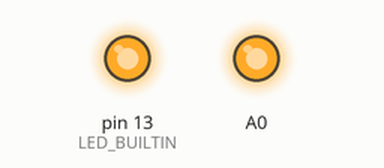
Simulated run of this sketch. Board: Arduino Uno, built with avr-gcc and run on an emulated ATmega328P. Shown: output pins drawn as LEDs (lit = HIGH).

Above: at 12.5 s.
At 50.0 s:
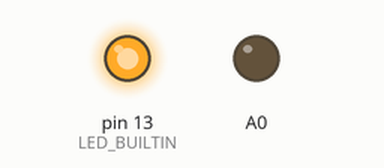
Timing chart, 0 to 97.5 s (numbered marks = the images above):
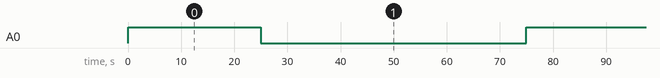

The sketch:

garduino.ino
```cpp
/* Global Variables */
unsigned int sec = 0, minute=0, hour=0, day=0;
unsigned int timer_day=2;
unsigned int water_timer_sec = 25, water_cycle=8;
bool avocadotime=true;

void setup() {
  // put your setup code here, to run once:

/* Set pin modes */
  pinMode(LED_BUILTIN, OUTPUT);

  pinMode(A0, OUTPUT);
  digitalWrite(A0, LOW); // Turn of water

// initialize timer1
  noInterrupts();           // disable all interrupts

  TCCR1A = 0;
  TCCR1B = 0;
  TCNT1  = 0;

  OCR1A = 62500;            // compare match register 16MHz/256/1Hz
  TCCR1B |= (1 << WGM12);   // CTC mode
  TCCR1B |= (1 << CS12);    // 256 prescaler
  TIMSK1 |= (1 << OCIE1A);  // enable timer compare interrupt

  interrupts();             // enable all interrupts
}

ISR(TIMER1_COMPA_vect)          // timer compare interrupt service routine
{
  if(avocadotime) {
    digitalWrite(LED_BUILTIN, HIGH);
  }
  else {
    digitalWrite(LED_BUILTIN, digitalRead(LED_BUILTIN) ^ 1);   // toggle LED pin
  }

  sec = sec+1;
  if(sec == 60) {
    minute = minute+1;
    sec = 0;
  }

  if(minute == 60) {
    hour = hour+1;
    minute = 0;
  }

  if(hour == 24) {
    day = day+1;
    hour = 0;
  }

  if(day == timer_day) {
    sec = 0;
    minute = 0;
    hour = 0;
    day = 0;

    avocadotime = true;
  }
}

void loop() {
  int i;

  if(avocadotime) {
    for (i=0; i<water_cycle; i++) {

      digitalWrite(A0, HIGH);   // turn on water
      delay(water_timer_sec*1000);

      digitalWrite(A0, LOW);   // turn off water and let circuits cool
      delay(2*water_timer_sec*1000);
    }

    avocadotime = false;
  }
}
```

Measured:
- by itself, A0: alternates HIGH for 25.0 s and LOW for 50.0 s
